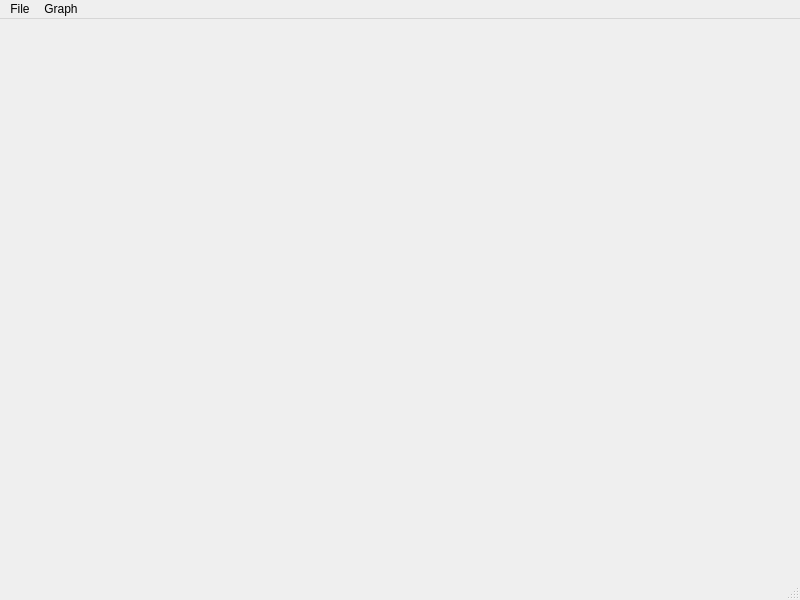
<?xml version="1.0" encoding="UTF-8"?>
<ui version="4.0">
 <class>MainWindow</class>
 <widget class="QMainWindow" name="MainWindow">
  <property name="geometry">
   <rect>
    <x>0</x>
    <y>0</y>
    <width>800</width>
    <height>600</height>
   </rect>
  </property>
  <property name="windowTitle">
   <string>MainWindow</string>
  </property>
  <widget class="QWidget" name="centralwidget"/>
  <widget class="QMenuBar" name="menubar">
   <property name="geometry">
    <rect>
     <x>0</x>
     <y>0</y>
     <width>800</width>
     <height>27</height>
    </rect>
   </property>
   <widget class="QMenu" name="menuFile">
    <property name="title">
     <string>File</string>
    </property>
    <addaction name="actionStart"/>
    <addaction name="actionStop"/>
    <addaction name="actionEmergency_Stop"/>
   </widget>
   <widget class="QMenu" name="menuGraph">
    <property name="title">
     <string>Graph</string>
    </property>
    <addaction name="actionAdd_Moving_Average"/>
   </widget>
   <addaction name="menuFile"/>
   <addaction name="menuGraph"/>
  </widget>
  <widget class="QStatusBar" name="statusbar"/>
  <action name="actionStart">
   <property name="text">
    <string>Start</string>
   </property>
  </action>
  <action name="actionStop">
   <property name="text">
    <string>Stop</string>
   </property>
  </action>
  <action name="actionEmergency_Stop">
   <property name="text">
    <string>Emergency Stop</string>
   </property>
  </action>
  <action name="actionAdd_Moving_Average">
   <property name="text">
    <string>Add Moving Average</string>
   </property>
  </action>
 </widget>
 <resources/>
 <connections/>
</ui>
